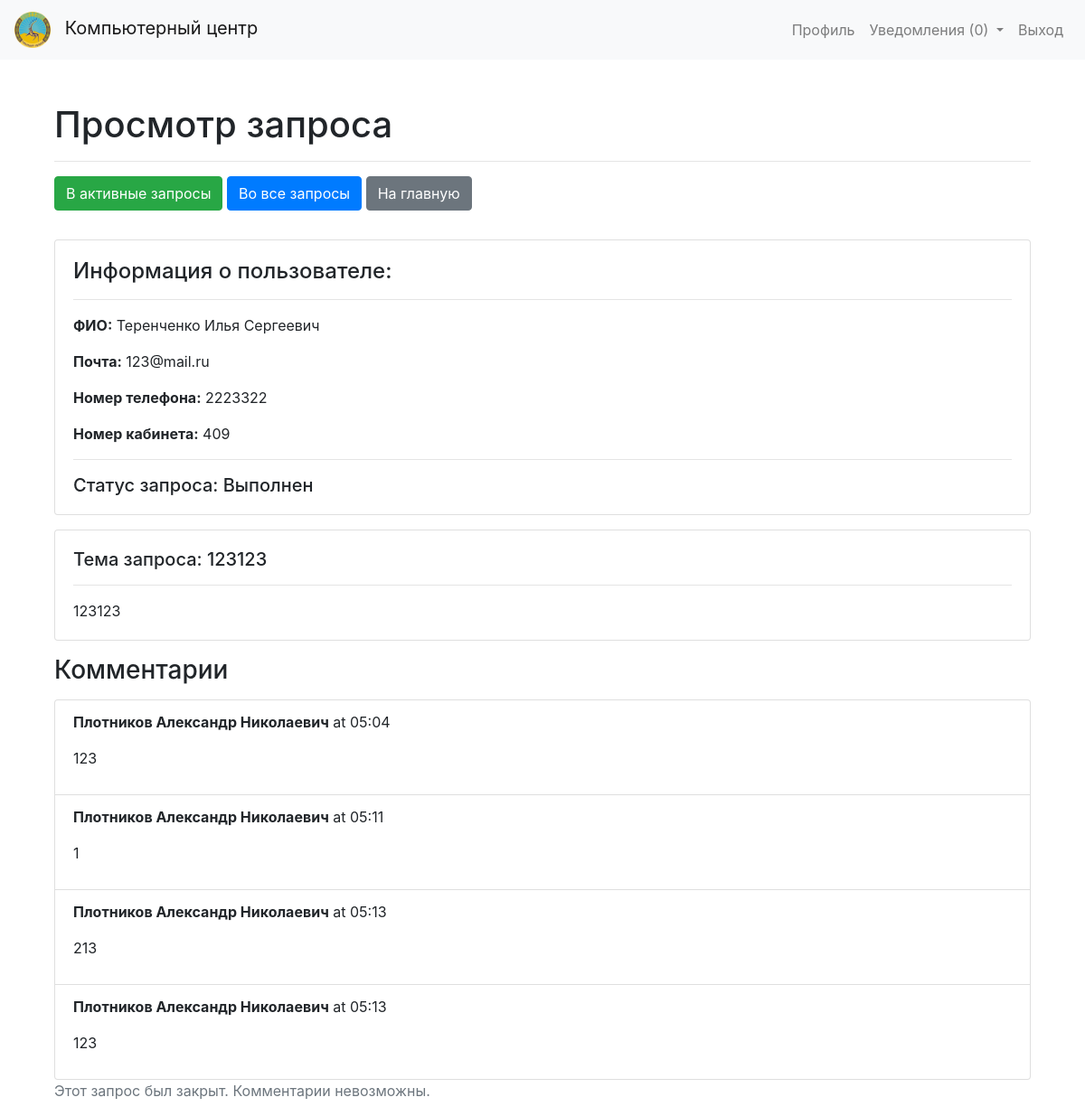
Page /view_request/1 (signed in) on the committed database.
### models.py (models this page shows, shortened)
class SupportRequest(db.Model):
    id = db.Column(db.Integer, primary_key=True)
    user_id = db.Column(db.Integer, db.ForeignKey('user.id'), nullable=False)
    full_name = db.Column(db.String(100), nullable=False)
    phone_number = db.Column(db.String(20), nullable=False)
    email = db.Column(db.String(100), nullable=False)
    office_number = db.Column(db.String(20), nullable=False)
    subject = db.Column(db.String(100), nullable=False)
    message = db.Column(db.Text, nullable=False)
    status = db.Column(db.String(50), nullable=False, default='Ожидает ответа')
    user = db.relationship('User', backref=db.backref('support_requests', lazy=True))
    comments = db.relationship('Comment', backref='support_request', lazy=True)
    filename = db.Column(db.String(100))

class Comment(db.Model):
    id = db.Column(db.Integer, primary_key=True)
    support_request_id = db.Column(db.Integer, db.ForeignKey('support_request.id'), nullable=False)
    user_id = db.Column(db.Integer, db.ForeignKey('user.id'), nullable=False)
    content = db.Column(db.Text, nullable=False)
    timestamp = db.Column(db.DateTime, nullable=False, default=datetime.now)
    user = db.relationship('User', backref=db.backref('comments', lazy=True))

class User(UserMixin, db.Model):
    id = db.Column(db.Integer, primary_key=True)
    username = db.Column(db.String(100), unique=True, nullable=False)
    full_name = db.Column(db.String(100), nullable=False)
    phone_number = db.Column(db.String(20), nullable=False)
    email = db.Column(db.String(100), unique=True, nullable=False)
    office_number = db.Column(db.String(20), nullable=False)
    password_hash = db.Column(db.String(100), nullable=False)
    role = db.Column(db.String(10), default='user', nullable=False)

### app.py (the view, shortened to what this page needs)
@app.route('/view_request/<int:request_id>', methods=['GET', 'POST'])
@login_required
def view_request(request_id):
    support_request = SupportRequest.query.get_or_404(request_id)
    form = CommentForm()
    comments = Comment.query.filter_by(support_request_id=request_id).order_by(Comment.timestamp.asc()).all()
    uploaded_files = UploadedFile.query.filter_by(request_id=request_id).all()
    return render_template('view_request.html', support_request=support_request, form=form, comments=comments, uploaded_files=uploaded_files)

### app.py (called while the page is built)
@login_manager.user_loader
def load_user(user_id):
    with app.app_context():
        return db.session.get(User, int(user_id))

### templates/view_request.html (shortened to what this page needs)
{% extends "layout.html" %}
{% block content %}
    <div class="container mt-5">
        <h1>Просмотр запроса</h1>
        <hr class="my-3">
        {% if current_user.role == 'admin' %}
        <p><a href="{{ url_for('active_chats') }}" class="btn btn-success mb-3">В активные запросы</a> <a href="{{ url_for('admin_panel') }}" class="btn btn-primary mb-3">Во все запросы</a> <a href="{{ url_for('index') }}" class="btn btn-secondary mb-3">На главную</a></p>
        {% else %}
        <p><a href="{{ url_for('index') }}" class="btn btn-secondary mb-3">На главную</a></p>
        {% endif %}
        <div class="card mb-3">
            <div class="card-body">
                <h4>Информация о пользователе:</h4>
                <hr class="my-3">
                <p class="card-text"><strong>ФИО:</strong> {{ support_request.full_name }}</p>
                <p class="card-text"><strong>Почта:</strong> {{ support_request.email }}</p>
                <p class="card-text"><strong>Номер телефона:</strong> {{ support_request.phone_number }}</p>
                <p class="card-text"><strong>Номер кабинета:</strong> {{ support_request.office_number }}</p>
                <hr class="my-3">
                <h5 class="card-text">Статус запроса: {{ support_request.status }}</h5>
            </div>
        </div>
        <div class="card mb-3">
            <div class="card-body">
                <h5 class="card-title">Тема запроса: {{ support_request.subject }}</h5>
                <hr class="my-3">
                <p class="card-text">{{ support_request.message }}</p>
            </div>
        </div>
        <h3>Комментарии</h3>
        <ul class="list-group mt-3">
            {% for comment in comments %}
            <li class="list-group-item">
                <p><strong>{{ comment.user.full_name }}</strong> at {{ comment.timestamp.strftime('%H:%M') }}</p>
                <p>{{ comment.content }}</p>
            </li>
            {% endfor %}
        </ul>
        {% if support_request.status != 'Выполнен' %}
            <form method="POST" action="{{ url_for('view_request', request_id=support_request.id) }}">
                {{ form.hidden_tag() }}
                <div class="form-group">
                    {{ form.content.label(class="form-control-label") }}
                    {{ form.content(class="form-control") }}
                </div>
                <div class="form-group">
                    {{ form.submit(class="btn btn-primary") }}
                </div>
            </form>
        {% else %}
            <p class="text-muted">Этот запрос был закрыт. Комментарии невозможны.</p>
        {% endif %}
    </div>
{% endblock %}

### static/style.css (style rules this page uses)
body { padding-top: 0px; }

### rows in the picture
SupportRequest: full_name "Теренченко Илья Сергеевич", email "123@mail.ru", phone_number "2223322", office_number "409", status "Выполнен", subject "123123", message "123123"
Comment: user.full_name "Плотников Александр Николаевич", timestamp "05:04", content "123"
Comment: user.full_name "Плотников Александр Николаевич", timestamp "05:11", content "1"
Comment: user.full_name "Плотников Александр Николаевич", timestamp "05:13", content "213"
Comment: user.full_name "Плотников Александр Николаевич", timestamp "05:13", content "123"
